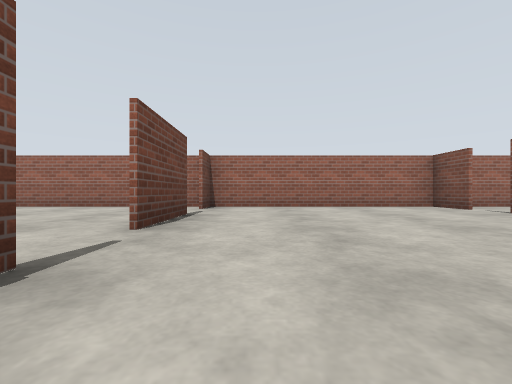
View 1 (above)

24 first-person views from a walk through a Gazebo world. The camera is 0.72 m above the floor, looks level and sees 90° across. The floor is counted in squares, 2 m on a side. Each view is taken from the middle of a square. On the plan, view 1 faces up. The plan holds only what a view shows up to about 9 squares ahead; the rest is blank.

View 2
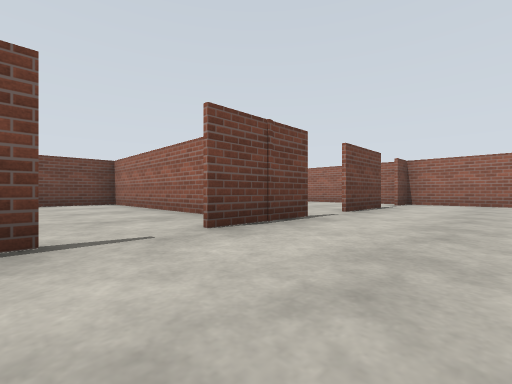

View 3
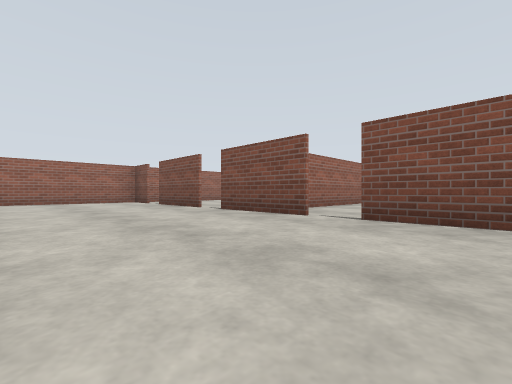

View 4
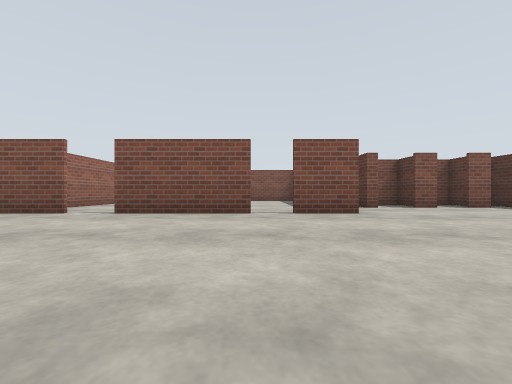

View 5
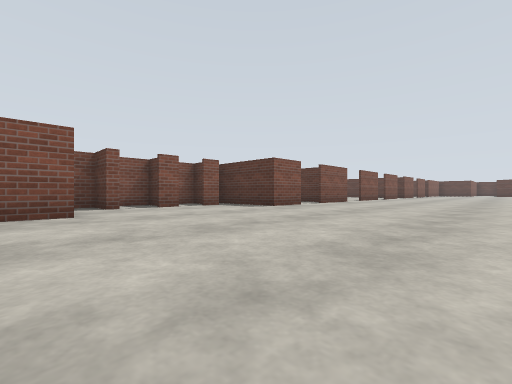

View 6
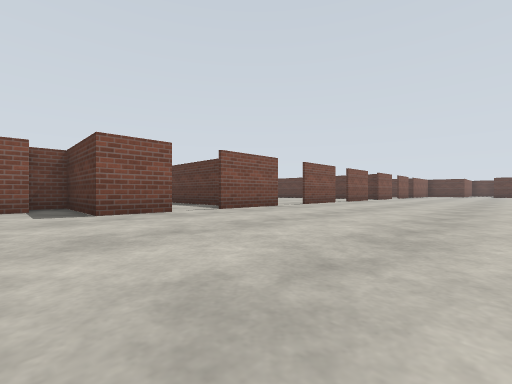

View 7
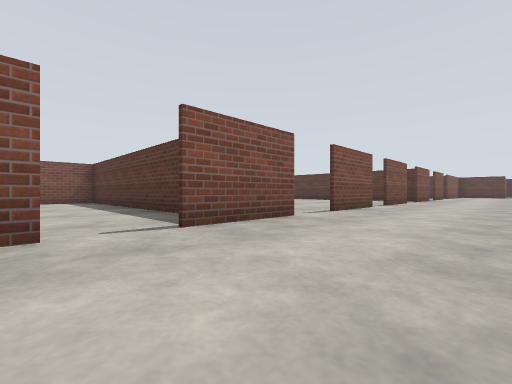

View 8
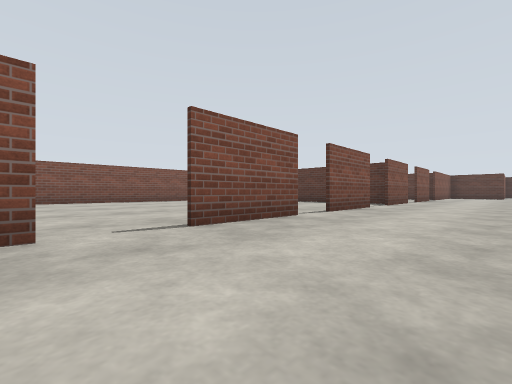

View 9
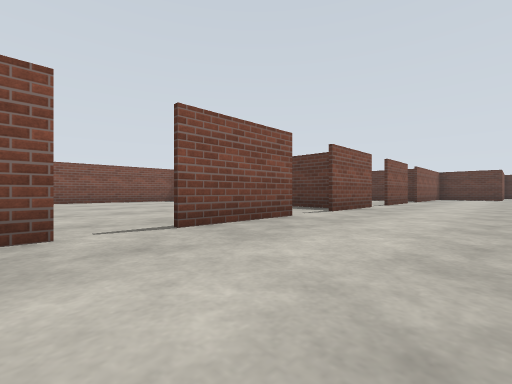

View 10
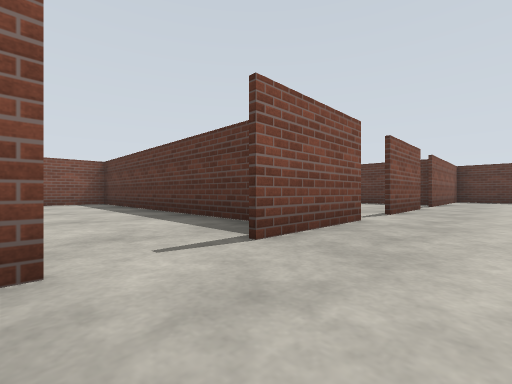

View 11
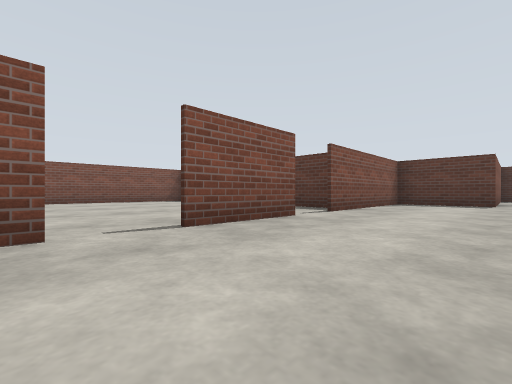

View 12
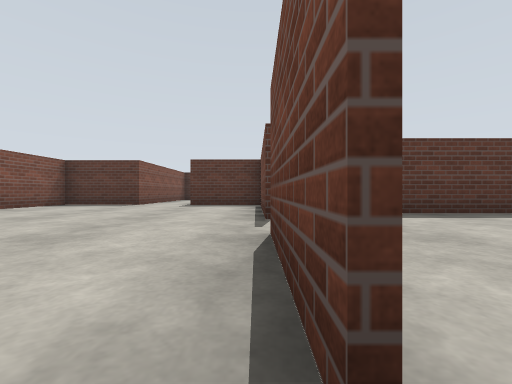

View 13
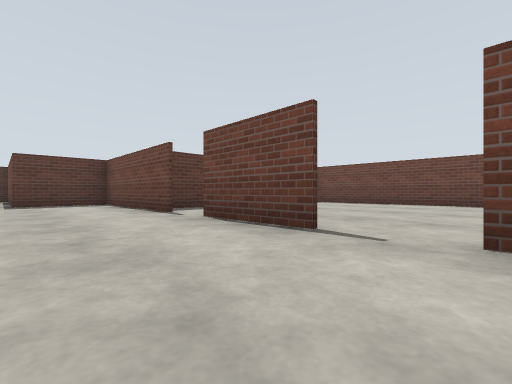

View 14
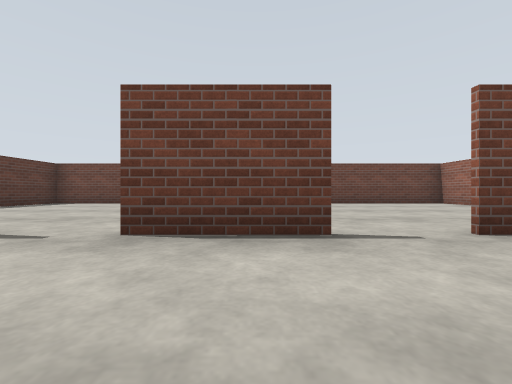

View 15
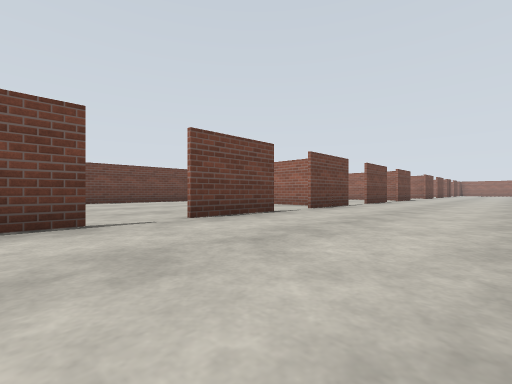

View 16
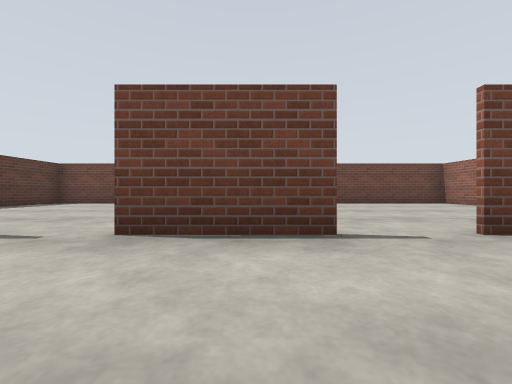

View 17
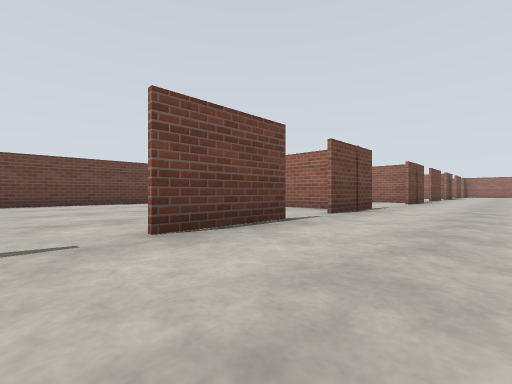

View 18
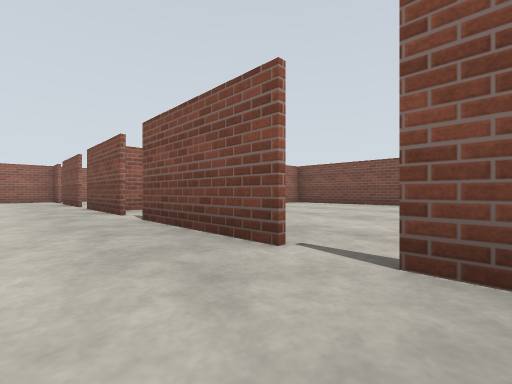

View 19
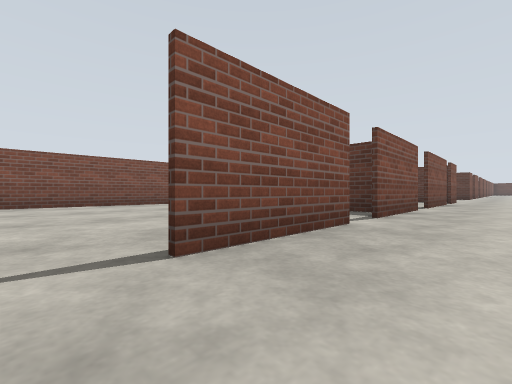

View 20
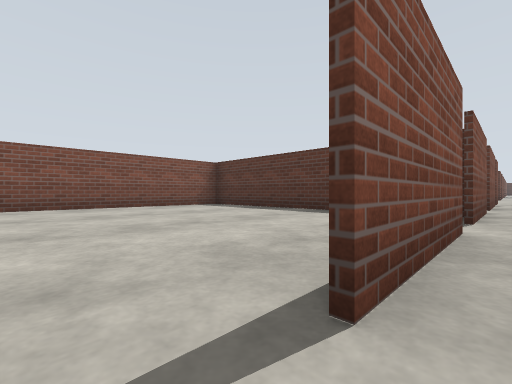

View 21
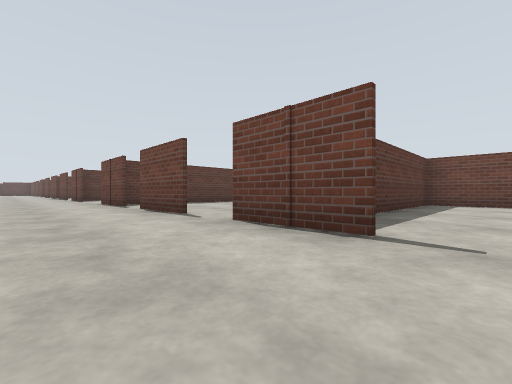

View 22
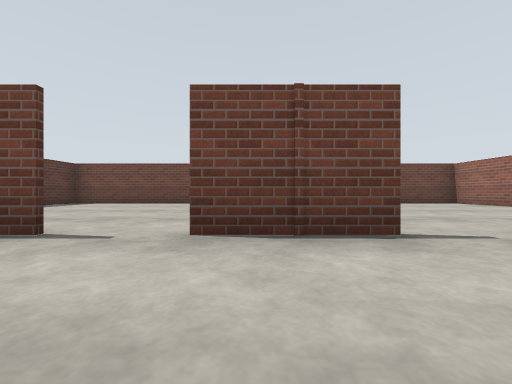

View 23
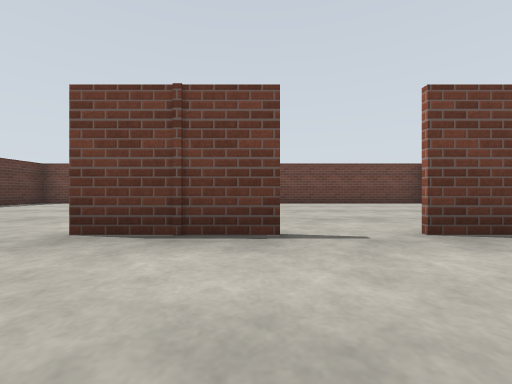

View 24
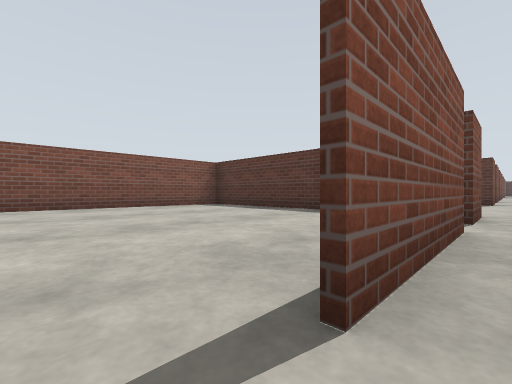

### Floor plan
Key: @ floor where view 1 was taken; # wall or solid block; x gap in a wall; . floor.
Columns run from 7 left of view 1 to 12 right of it. Each row starts with its distance up from view 1.
  7 ##############
  6 #.....#....#..
  5 #.................#
  4 #.....#....#......#
  3 #.....#....#......#
  2 #.................#
  1 #.....#....#......#
  0 #######@...########
 -1 #.................#
 -2 #.....#....#......#
 -3 #.....#....#......#
 -4 #.... .....x......#
 -5 #.... #....#......#
 -6 #######....########
 -7      ........##
 -8       .......#
 -9       .......##
-10 ##  ###....####
-11 #..  .#....#...
-12 #..................#
-13 #.....#....#########
-14 #.....#....#...    #
-15 #..................#
-16 ##  ###....#.......#
-17 #..  .#....#.......#
-18 #..................#
-19 #.....#....#.......#
-20 #.....#....#.......#
-21 #..................#
-22 ###   #....#########
-23 #.....#....#..     #
-24 #..................#
-25 #.....#....#.......#
-26 #.....#....#.......#
-27 #.............  ...
-28 #.....#.....#.
-29 #######.....##
-30       ......#
-31       ##....#
-32        #..###
-33        #..#
-34        # .#
-35           #

Positions as (right, up) in squares from view 1, and headings:
1: (0, 0), facing up
2: (1, -2), facing up-left
3: (1, -3), facing up-right
4: (0, -4), facing right
5: (0, -5), facing down-right
6: (0, -9), facing down-right
7: (2, -11), facing down-right
8: (2, -14), facing down-right
9: (2, -17), facing down-right
10: (3, -20), facing down-right
11: (2, -23), facing down-right
12: (-1, -24), facing down
13: (1, -23), facing down-left
14: (1, -22), facing left
15: (2, -22), facing up-left
16: (1, -16), facing left
17: (1, -15), facing up-left
18: (3, -5), facing up-right
19: (3, 5), facing down-right
20: (4, 5), facing down-right
21: (1, 2), facing down-left
22: (1, 0), facing left
23: (1, 1), facing left
24: (4, -1), facing down-right
